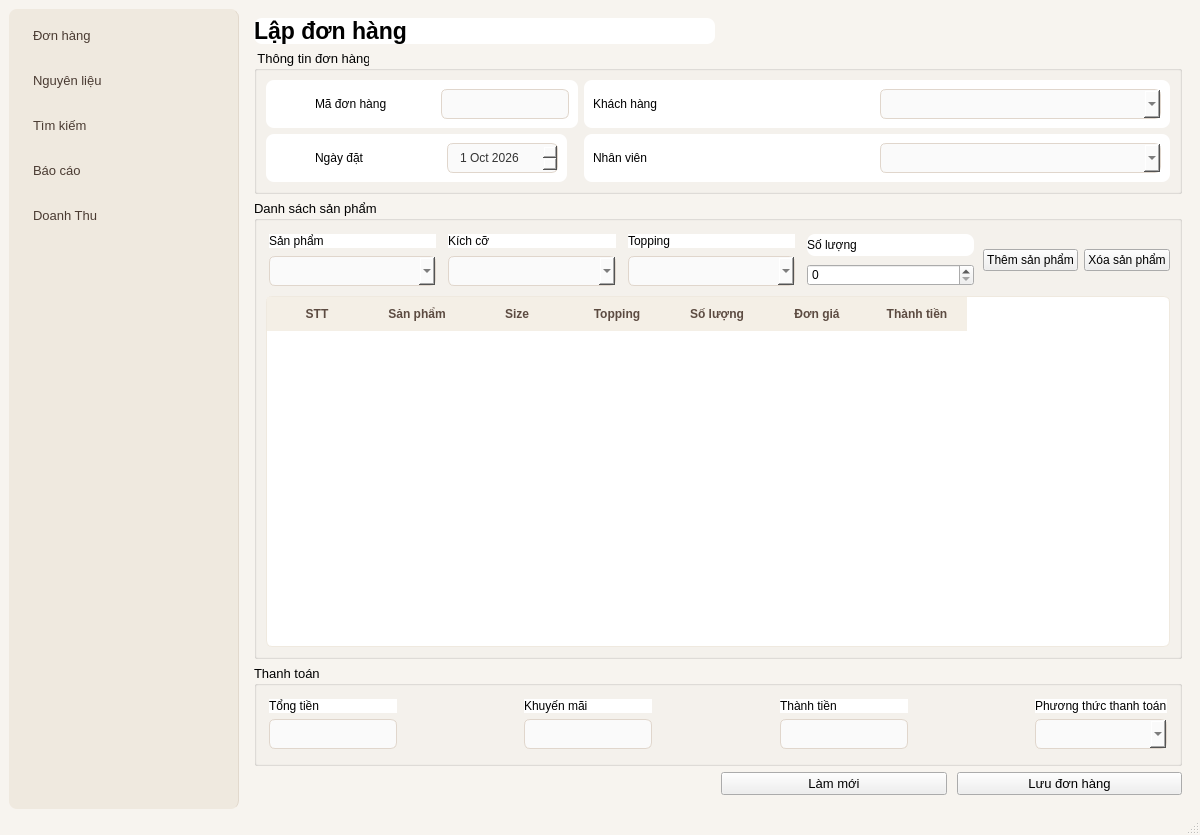
<?xml version="1.0" encoding="UTF-8"?>
<ui version="4.0">
 <class>MainWindow</class>
 <widget class="QMainWindow" name="MainWindow">
  <property name="geometry">
   <rect>
    <x>0</x>
    <y>0</y>
    <width>1200</width>
    <height>835</height>
   </rect>
  </property>
  <property name="minimumSize">
   <size>
    <width>1200</width>
    <height>600</height>
   </size>
  </property>
  <property name="maximumSize">
   <size>
    <width>1200</width>
    <height>16777215</height>
   </size>
  </property>
  <property name="windowTitle">
   <string>MainWindow</string>
  </property>
  <property name="styleSheet">
   <string notr="true">QMainWindow {
    background-color: #F7F4EF;
}</string>
  </property>
  <widget class="QWidget" name="centralwidget">
   <property name="styleSheet">
    <string notr="true">QPushButton:hover {
    background-color: #DFD4C5;
}

/* Nút đang được chọn (active) */
QPushButton:pressed, QPushButton:checked {
    background-color: #DFD4C5;
    font-weight: bold;
}

/* 4. Các khung nội dung màu trắng (Cards) bên phải */
QFrame {
    background-color: #FFFFFF;
    border-radius: 8px;
}

/* 5. Ô nhập liệu (QLineEdit, QComboBox, QDateEdit) */
QLineEdit, QComboBox, QDateEdit {
    background-color: #FAFAFA;
    border: 1px solid #E0D6CC;
    border-radius: 6px;
    padding: 6px 10px;
    color: #333333;
}

/* 6. Bảng dữ liệu (QTableWidget) */
QTableWidget {
    background-color: #FFFFFF;
    border: 1px solid #EFE9DF;
    gridline-color: #F0EBE3;
    border-radius: 6px;
}
QHeaderView::section {
    background-color: #F4EFE6;
    color: #5C4B41;
    padding: 8px;
    border: none;
    font-weight: bold;
}</string>
   </property>
   <layout class="QGridLayout" name="gridLayout">
    <item row="0" column="0">
     <layout class="QHBoxLayout" name="horizontalLayout">
      <item>
       <widget class="QFrame" name="frameSidebar">
        <property name="minimumSize">
         <size>
          <width>230</width>
          <height>800</height>
         </size>
        </property>
        <property name="maximumSize">
         <size>
          <width>230</width>
          <height>16777215</height>
         </size>
        </property>
        <property name="styleSheet">
         <string notr="true">
    background-color: #EFE9DF;
    border-right: 1px solid #E2D9CD;
</string>
        </property>
        <property name="frameShape">
         <enum>QFrame::StyledPanel</enum>
        </property>
        <property name="frameShadow">
         <enum>QFrame::Raised</enum>
        </property>
        <layout class="QVBoxLayout" name="verticalLayout_15">
         <item>
          <layout class="QVBoxLayout" name="verticalLayout_14">
           <property name="spacing">
            <number>20</number>
           </property>
           <item>
            <layout class="QVBoxLayout" name="verticalLayout_13">
             <property name="spacing">
              <number>10</number>
             </property>
             <item>
              <widget class="QPushButton" name="pushButton_5">
               <property name="font">
                <font>
                 <pointsize>-1</pointsize>
                </font>
               </property>
               <property name="styleSheet">
                <string notr="true">QPushButton {
    background-color: transparent;
    border: none;
    text-align: left;
    padding: 10px 15px;
    color: #4A3B32;
    border-radius: 6px;
    font-size: 13px;
}
QPushButton:hover {
    background-color: #DFD4C5; /* Hiệu ứng khi rê chuột vào */
}</string>
               </property>
               <property name="text">
                <string>Đơn hàng</string>
               </property>
              </widget>
             </item>
             <item>
              <widget class="QPushButton" name="btnLapDonHang">
               <property name="font">
                <font>
                 <pointsize>-1</pointsize>
                </font>
               </property>
               <property name="styleSheet">
                <string notr="true">QPushButton {
    background-color: transparent;
    border: none;
    text-align: left;
    padding: 10px 15px;
    color: #4A3B32;
    border-radius: 6px;
    font-size: 13px;
}
QPushButton:hover {
    background-color: #DFD4C5; /* Hiệu ứng khi rê chuột vào */
}</string>
               </property>
               <property name="text">
                <string>Nguyên liệu</string>
               </property>
              </widget>
             </item>
             <item>
              <widget class="QPushButton" name="pushButton_6">
               <property name="font">
                <font>
                 <pointsize>-1</pointsize>
                </font>
               </property>
               <property name="styleSheet">
                <string notr="true">QPushButton {
    background-color: transparent;
    border: none;
    text-align: left;
    padding: 10px 15px;
    color: #4A3B32;
    border-radius: 6px;
    font-size: 13px;
}
QPushButton:hover {
    background-color: #DFD4C5; /* Hiệu ứng khi rê chuột vào */
}</string>
               </property>
               <property name="text">
                <string>Tìm kiếm</string>
               </property>
              </widget>
             </item>
             <item>
              <widget class="QPushButton" name="pushButton_7">
               <property name="font">
                <font>
                 <pointsize>-1</pointsize>
                </font>
               </property>
               <property name="styleSheet">
                <string notr="true">QPushButton {
    background-color: transparent;
    border: none;
    text-align: left;
    padding: 10px 15px;
    color: #4A3B32;
    border-radius: 6px;
    font-size: 13px;
}
QPushButton:hover {
    background-color: #DFD4C5; /* Hiệu ứng khi rê chuột vào */
}</string>
               </property>
               <property name="text">
                <string>Báo cáo</string>
               </property>
              </widget>
             </item>
             <item>
              <widget class="QPushButton" name="pushButton_8">
               <property name="font">
                <font>
                 <pointsize>-1</pointsize>
                </font>
               </property>
               <property name="styleSheet">
                <string notr="true">QPushButton {
    background-color: transparent;
    border: none;
    text-align: left;
    padding: 10px 15px;
    color: #4A3B32;
    border-radius: 6px;
    font-size: 13px;
}
QPushButton:hover {
    background-color: #DFD4C5; /* Hiệu ứng khi rê chuột vào */
}</string>
               </property>
               <property name="text">
                <string>Doanh Thu</string>
               </property>
              </widget>
             </item>
            </layout>
           </item>
          </layout>
         </item>
         <item>
          <spacer name="verticalSpacer">
           <property name="orientation">
            <enum>Qt::Vertical</enum>
           </property>
           <property name="sizeHint" stdset="0">
            <size>
             <width>20</width>
             <height>530</height>
            </size>
           </property>
          </spacer>
         </item>
        </layout>
       </widget>
      </item>
      <item>
       <widget class="QWidget" name="pageLapDon" native="true">
        <layout class="QGridLayout" name="gridLayout_2">
         <item row="4" column="1">
          <layout class="QHBoxLayout" name="horizontalLayout_3">
           <property name="spacing">
            <number>10</number>
           </property>
           <item>
            <widget class="QPushButton" name="pushButton_4">
             <property name="font">
              <font>
               <pointsize>10</pointsize>
              </font>
             </property>
             <property name="text">
              <string>Làm mới</string>
             </property>
            </widget>
           </item>
           <item>
            <widget class="QPushButton" name="pushButton_3">
             <property name="font">
              <font>
               <pointsize>10</pointsize>
              </font>
             </property>
             <property name="styleSheet">
              <string notr="true"/>
             </property>
             <property name="text">
              <string>Lưu đơn hàng</string>
             </property>
            </widget>
           </item>
          </layout>
         </item>
         <item row="1" column="0" colspan="2">
          <widget class="QGroupBox" name="groupThongTin">
           <property name="font">
            <font>
             <pointsize>10</pointsize>
            </font>
           </property>
           <property name="title">
            <string>	Thông tin đơn hàng</string>
           </property>
           <layout class="QFormLayout" name="formLayout">
            <item row="0" column="0">
             <widget class="QFrame" name="frame">
              <property name="frameShape">
               <enum>QFrame::StyledPanel</enum>
              </property>
              <property name="frameShadow">
               <enum>QFrame::Raised</enum>
              </property>
              <layout class="QGridLayout" name="gridLayout_4">
               <item row="0" column="1">
                <layout class="QHBoxLayout" name="horizontalLayout_5">
                 <property name="spacing">
                  <number>54</number>
                 </property>
                 <item>
                  <widget class="QLabel" name="lblMaDon">
                   <property name="text">
                    <string>Mã đơn hàng</string>
                   </property>
                  </widget>
                 </item>
                 <item>
                  <widget class="QLineEdit" name="txtMaDon">
                   <property name="readOnly">
                    <bool>true</bool>
                   </property>
                  </widget>
                 </item>
                </layout>
               </item>
               <item row="0" column="0">
                <spacer name="horizontalSpacer_5">
                 <property name="orientation">
                  <enum>Qt::Horizontal</enum>
                 </property>
                 <property name="sizeHint" stdset="0">
                  <size>
                   <width>40</width>
                   <height>20</height>
                  </size>
                 </property>
                </spacer>
               </item>
              </layout>
             </widget>
            </item>
            <item row="0" column="1">
             <widget class="QFrame" name="frame_3">
              <property name="frameShape">
               <enum>QFrame::StyledPanel</enum>
              </property>
              <property name="frameShadow">
               <enum>QFrame::Raised</enum>
              </property>
              <layout class="QGridLayout" name="gridLayout_6">
               <item row="0" column="0">
                <layout class="QHBoxLayout" name="horizontalLayout_7">
                 <item>
                  <widget class="QLabel" name="lblKhachHang">
                   <property name="text">
                    <string>Khách hàng</string>
                   </property>
                  </widget>
                 </item>
                 <item>
                  <widget class="QComboBox" name="cboKhachHang"/>
                 </item>
                </layout>
               </item>
              </layout>
             </widget>
            </item>
            <item row="1" column="0">
             <widget class="QFrame" name="frame_2">
              <property name="frameShape">
               <enum>QFrame::StyledPanel</enum>
              </property>
              <property name="frameShadow">
               <enum>QFrame::Raised</enum>
              </property>
              <layout class="QGridLayout" name="gridLayout_5">
               <item row="0" column="1">
                <layout class="QHBoxLayout" name="horizontalLayout_6">
                 <property name="spacing">
                  <number>83</number>
                 </property>
                 <item>
                  <widget class="QLabel" name="lblNgayDat">
                   <property name="text">
                    <string>Ngày đặt</string>
                   </property>
                  </widget>
                 </item>
                 <item>
                  <widget class="QDateEdit" name="dateEdit">
                   <property name="dateTime">
                    <datetime>
                     <hour>0</hour>
                     <minute>0</minute>
                     <second>0</second>
                     <year>2026</year>
                     <month>10</month>
                     <day>1</day>
                    </datetime>
                   </property>
                  </widget>
                 </item>
                </layout>
               </item>
               <item row="0" column="0">
                <spacer name="horizontalSpacer_4">
                 <property name="orientation">
                  <enum>Qt::Horizontal</enum>
                 </property>
                 <property name="sizeHint" stdset="0">
                  <size>
                   <width>40</width>
                   <height>20</height>
                  </size>
                 </property>
                </spacer>
               </item>
              </layout>
             </widget>
            </item>
            <item row="1" column="1">
             <widget class="QFrame" name="frame_4">
              <property name="frameShape">
               <enum>QFrame::StyledPanel</enum>
              </property>
              <property name="frameShadow">
               <enum>QFrame::Raised</enum>
              </property>
              <layout class="QGridLayout" name="gridLayout_7">
               <item row="0" column="0">
                <layout class="QHBoxLayout" name="horizontalLayout_8">
                 <item>
                  <widget class="QLabel" name="lblNhanVien">
                   <property name="text">
                    <string>Nhân viên</string>
                   </property>
                  </widget>
                 </item>
                 <item>
                  <widget class="QComboBox" name="cboNhanVien"/>
                 </item>
                </layout>
               </item>
              </layout>
             </widget>
            </item>
           </layout>
          </widget>
         </item>
         <item row="0" column="0">
          <widget class="QLabel" name="lblTieuDe">
           <property name="font">
            <font>
             <pointsize>17</pointsize>
             <weight>75</weight>
             <bold>true</bold>
            </font>
           </property>
           <property name="text">
            <string>Lập đơn hàng</string>
           </property>
           <property name="alignment">
            <set>Qt::AlignLeading|Qt::AlignLeft|Qt::AlignVCenter</set>
           </property>
          </widget>
         </item>
         <item row="3" column="0" colspan="2">
          <widget class="QGroupBox" name="groupThanhToan">
           <property name="font">
            <font>
             <pointsize>10</pointsize>
            </font>
           </property>
           <property name="title">
            <string>Thanh toán</string>
           </property>
           <layout class="QHBoxLayout" name="horizontalLayout_4">
            <item>
             <layout class="QVBoxLayout" name="verticalLayout_9">
              <property name="leftMargin">
               <number>3</number>
              </property>
              <property name="topMargin">
               <number>4</number>
              </property>
              <property name="rightMargin">
               <number>3</number>
              </property>
              <property name="bottomMargin">
               <number>5</number>
              </property>
              <item>
               <widget class="QLabel" name="label_6">
                <property name="text">
                 <string>Tổng tiền</string>
                </property>
               </widget>
              </item>
              <item>
               <widget class="QLineEdit" name="lineEdit">
                <property name="readOnly">
                 <bool>true</bool>
                </property>
               </widget>
              </item>
             </layout>
            </item>
            <item>
             <spacer name="horizontalSpacer">
              <property name="orientation">
               <enum>Qt::Horizontal</enum>
              </property>
              <property name="sizeHint" stdset="0">
               <size>
                <width>40</width>
                <height>20</height>
               </size>
              </property>
             </spacer>
            </item>
            <item>
             <layout class="QVBoxLayout" name="verticalLayout_10">
              <property name="leftMargin">
               <number>3</number>
              </property>
              <property name="topMargin">
               <number>4</number>
              </property>
              <property name="rightMargin">
               <number>3</number>
              </property>
              <property name="bottomMargin">
               <number>5</number>
              </property>
              <item>
               <widget class="QLabel" name="label_7">
                <property name="text">
                 <string>Khuyến mãi</string>
                </property>
               </widget>
              </item>
              <item>
               <widget class="QLineEdit" name="lineEdit_2">
                <property name="readOnly">
                 <bool>true</bool>
                </property>
               </widget>
              </item>
             </layout>
            </item>
            <item>
             <spacer name="horizontalSpacer_2">
              <property name="orientation">
               <enum>Qt::Horizontal</enum>
              </property>
              <property name="sizeHint" stdset="0">
               <size>
                <width>40</width>
                <height>20</height>
               </size>
              </property>
             </spacer>
            </item>
            <item>
             <layout class="QVBoxLayout" name="verticalLayout_11">
              <property name="leftMargin">
               <number>3</number>
              </property>
              <property name="topMargin">
               <number>4</number>
              </property>
              <property name="rightMargin">
               <number>3</number>
              </property>
              <property name="bottomMargin">
               <number>5</number>
              </property>
              <item>
               <widget class="QLabel" name="label_8">
                <property name="text">
                 <string>Thành tiền</string>
                </property>
               </widget>
              </item>
              <item>
               <widget class="QLineEdit" name="lineEdit_3">
                <property name="readOnly">
                 <bool>true</bool>
                </property>
               </widget>
              </item>
             </layout>
            </item>
            <item>
             <spacer name="horizontalSpacer_3">
              <property name="orientation">
               <enum>Qt::Horizontal</enum>
              </property>
              <property name="sizeHint" stdset="0">
               <size>
                <width>40</width>
                <height>20</height>
               </size>
              </property>
             </spacer>
            </item>
            <item>
             <layout class="QVBoxLayout" name="verticalLayout_12">
              <property name="leftMargin">
               <number>3</number>
              </property>
              <property name="topMargin">
               <number>4</number>
              </property>
              <property name="rightMargin">
               <number>3</number>
              </property>
              <property name="bottomMargin">
               <number>5</number>
              </property>
              <item>
               <widget class="QLabel" name="label">
                <property name="text">
                 <string>Phương thức thanh toán</string>
                </property>
               </widget>
              </item>
              <item>
               <widget class="QComboBox" name="cboThanhToan"/>
              </item>
             </layout>
            </item>
           </layout>
          </widget>
         </item>
         <item row="2" column="0" colspan="2">
          <widget class="QGroupBox" name="groupSanPham">
           <property name="font">
            <font>
             <pointsize>10</pointsize>
            </font>
           </property>
           <property name="title">
            <string>Danh sách sản phẩm</string>
           </property>
           <layout class="QGridLayout" name="gridLayout_3">
            <item row="0" column="0">
             <layout class="QVBoxLayout" name="verticalLayout">
              <property name="spacing">
               <number>8</number>
              </property>
              <property name="sizeConstraint">
               <enum>QLayout::SetDefaultConstraint</enum>
              </property>
              <property name="leftMargin">
               <number>3</number>
              </property>
              <property name="topMargin">
               <number>4</number>
              </property>
              <property name="rightMargin">
               <number>3</number>
              </property>
              <property name="bottomMargin">
               <number>4</number>
              </property>
              <item>
               <widget class="QLabel" name="label_2">
                <property name="text">
                 <string>Sản phẩm</string>
                </property>
               </widget>
              </item>
              <item>
               <widget class="QComboBox" name="comboBox"/>
              </item>
             </layout>
            </item>
            <item row="0" column="2">
             <layout class="QVBoxLayout" name="verticalLayout_3">
              <property name="spacing">
               <number>8</number>
              </property>
              <property name="sizeConstraint">
               <enum>QLayout::SetDefaultConstraint</enum>
              </property>
              <property name="leftMargin">
               <number>3</number>
              </property>
              <property name="topMargin">
               <number>4</number>
              </property>
              <property name="rightMargin">
               <number>3</number>
              </property>
              <property name="bottomMargin">
               <number>4</number>
              </property>
              <item>
               <widget class="QLabel" name="label_4">
                <property name="text">
                 <string>Topping</string>
                </property>
               </widget>
              </item>
              <item>
               <widget class="QComboBox" name="comboBox_3"/>
              </item>
             </layout>
            </item>
            <item row="0" column="3">
             <layout class="QVBoxLayout" name="verticalLayout_4">
              <property name="spacing">
               <number>8</number>
              </property>
              <property name="sizeConstraint">
               <enum>QLayout::SetDefaultConstraint</enum>
              </property>
              <property name="leftMargin">
               <number>3</number>
              </property>
              <property name="topMargin">
               <number>4</number>
              </property>
              <property name="rightMargin">
               <number>3</number>
              </property>
              <property name="bottomMargin">
               <number>4</number>
              </property>
              <item>
               <widget class="QLabel" name="label_5">
                <property name="text">
                 <string>Số lượng</string>
                </property>
               </widget>
              </item>
              <item>
               <widget class="QSpinBox" name="spinBox"/>
              </item>
             </layout>
            </item>
            <item row="1" column="0" colspan="5">
             <widget class="QTableWidget" name="tableWidget">
              <property name="styleSheet">
               <string notr="true">QTableWidget {
    background-color: #FFFFFF;
    border: 1px solid #EFE9DF;
    gridline-color: #F0EBE3;
    border-radius: 6px;
}
</string>
              </property>
              <column>
               <property name="text">
                <string>STT</string>
               </property>
              </column>
              <column>
               <property name="text">
                <string>Sản phẩm</string>
               </property>
              </column>
              <column>
               <property name="text">
                <string>Size</string>
               </property>
              </column>
              <column>
               <property name="text">
                <string>Topping</string>
               </property>
              </column>
              <column>
               <property name="text">
                <string>Số lượng</string>
               </property>
              </column>
              <column>
               <property name="text">
                <string>Đơn giá</string>
               </property>
              </column>
              <column>
               <property name="text">
                <string>Thành tiền</string>
               </property>
              </column>
             </widget>
            </item>
            <item row="0" column="1">
             <layout class="QVBoxLayout" name="verticalLayout_2">
              <property name="spacing">
               <number>8</number>
              </property>
              <property name="sizeConstraint">
               <enum>QLayout::SetDefaultConstraint</enum>
              </property>
              <property name="leftMargin">
               <number>3</number>
              </property>
              <property name="topMargin">
               <number>4</number>
              </property>
              <property name="rightMargin">
               <number>3</number>
              </property>
              <property name="bottomMargin">
               <number>4</number>
              </property>
              <item>
               <widget class="QLabel" name="label_3">
                <property name="text">
                 <string>Kích cỡ</string>
                </property>
               </widget>
              </item>
              <item>
               <widget class="QComboBox" name="comboBox_2"/>
              </item>
             </layout>
            </item>
            <item row="0" column="4">
             <layout class="QHBoxLayout" name="horizontalLayout_2">
              <item>
               <widget class="QPushButton" name="pushButton">
                <property name="text">
                 <string>Thêm sản phẩm</string>
                </property>
               </widget>
              </item>
              <item>
               <widget class="QPushButton" name="pushButton_2">
                <property name="text">
                 <string>Xóa sản phẩm</string>
                </property>
               </widget>
              </item>
             </layout>
            </item>
           </layout>
          </widget>
         </item>
        </layout>
       </widget>
      </item>
     </layout>
    </item>
   </layout>
  </widget>
  <widget class="QMenuBar" name="menubar">
   <property name="geometry">
    <rect>
     <x>0</x>
     <y>0</y>
     <width>1200</width>
     <height>22</height>
    </rect>
   </property>
  </widget>
  <widget class="QStatusBar" name="statusbar"/>
 </widget>
 <resources/>
 <connections/>
</ui>
